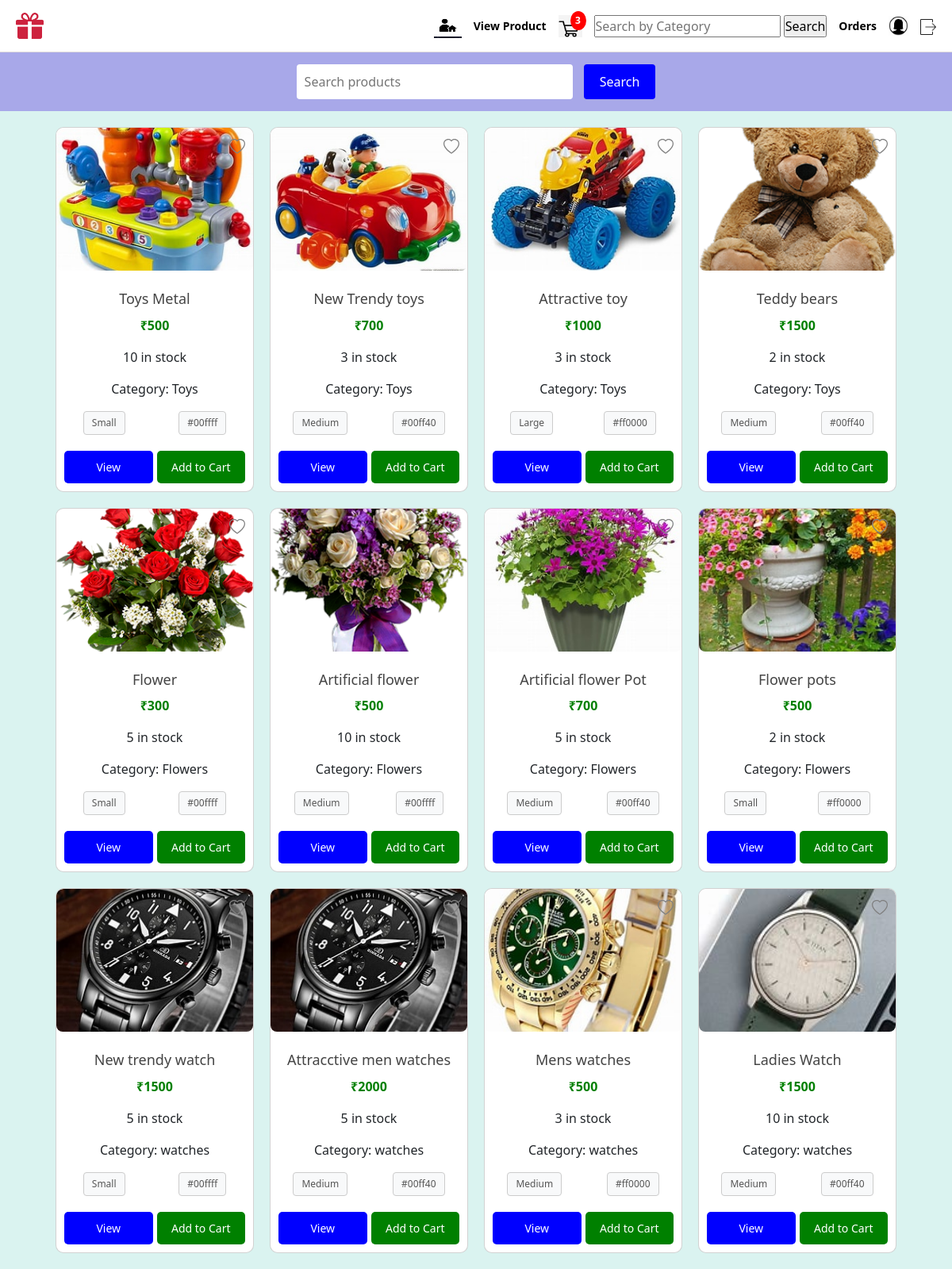
Before: /userviewproduct (signed in) with the older database file.
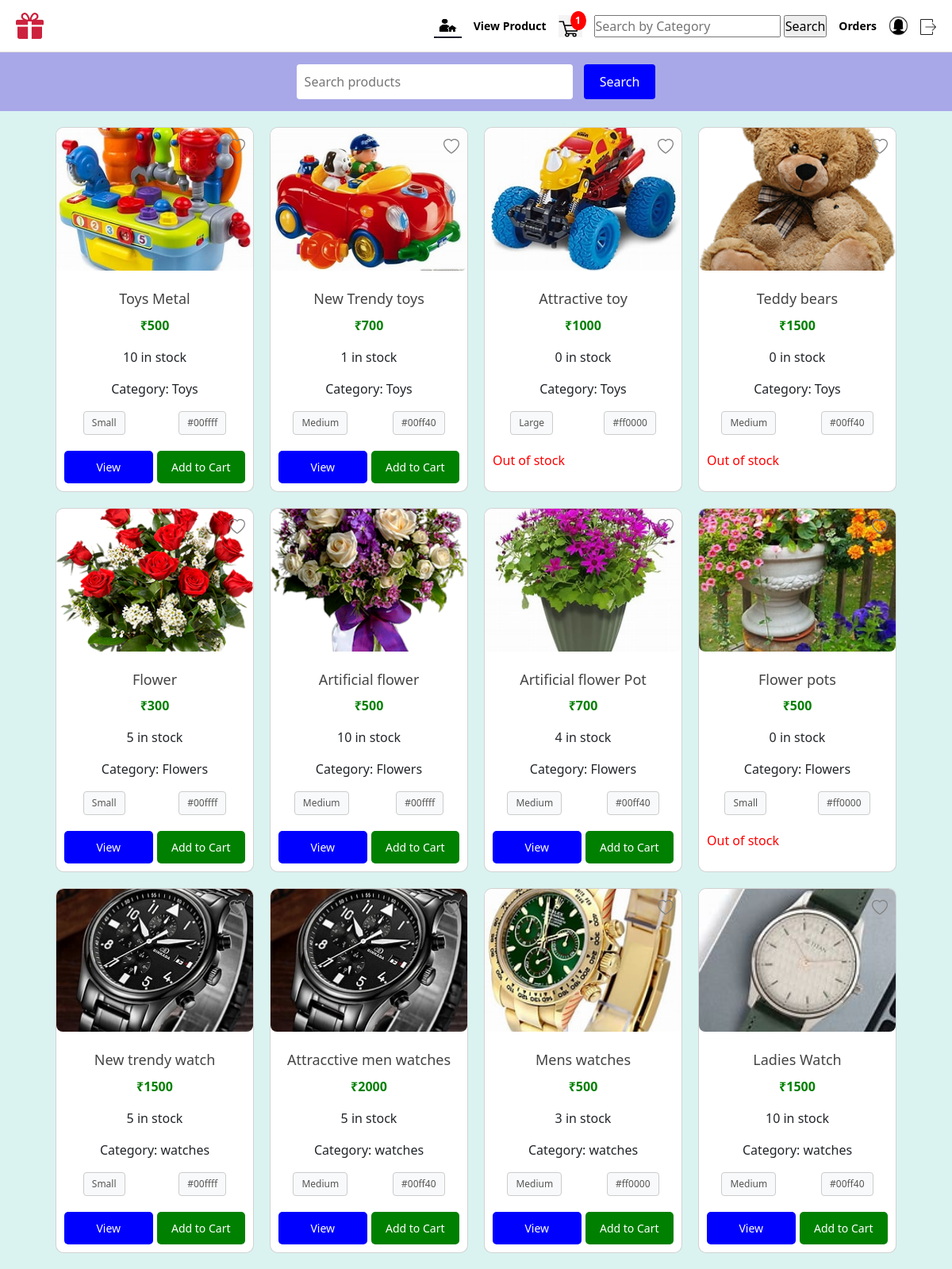
After: the same page with the newer database file.
### app/models.py (models this page shows, shortened)
class Product(models.Model):
    product_id=models.ForeignKey(Company,on_delete=models.CASCADE)
    name=models.CharField(max_length=100)
    image=models.FileField(upload_to='media')
    description=models.CharField(max_length=100)
    price=models.IntegerField()
    category=models.CharField(null=True,blank=True,max_length=100)
    product_quantity=models.IntegerField(null=True,blank=True)
    color = models.ManyToManyField(Color)
    size = models.ManyToManyField(Size)

class Size(models.Model):
    name=models.CharField(max_length=100)

class Color(models.Model):
    name=models.CharField(max_length=100)

### app/views.py (the view)
# urls.py: path('userviewproduct',views.Userproductview,name='userviewproduct'),
def Userproductview(request):
    id=CustomUser.objects.get(id=request.user.id)
    user = User.objects.get( user_id=id)
    data=Product.objects.all()
    data2=Cart.objects.filter(user_id=user).count
    wishlist=Whishlist.objects.filter(user_id=user).values_list('product_id',flat=True)
    return render(request,'userproductview.html',{'data':data,'wishlist':wishlist,'cartnumber':data2})

### templates/userproductview.html (shortened to what this page needs)
{% extends 'userhome.html' %}
{% block content %}
{% load static %}
<link href="https://cdn.jsdelivr.net/npm/bootstrap@5.3.3/dist/css/bootstrap.min.css" rel="stylesheet">
<div class="search-container2">
    <form action="search" method="post">
        <input type="search" name="search" placeholder="Search products">
        <input type="submit" value="Search">
    </form>
</div>
<div class="container2">
    {% for i in data %}
    <div class="card">
        <div class="wishlist-icon">
            {% if i.id in wishlist %}
            <a href="{% url 'addtowhishlist' id=i.id %}">
                <svg xmlns="http://www.w3.org/2000/svg" width="16" height="16" fill="red" class="bi bi-heart-fill" viewBox="0 0 16 16">
                    <path fill-rule="evenodd" d="M8 1.314C12.438-3.248 23.534 4.735 8 15-7.534 4.736 3.562-3.248 8 1.314"/>
                </svg>
            </a>
            {% else %}
            <a href="{% url 'addtowhishlist' id=i.id %}">
            </a>
            {% endif %}
        </div>
        <img src="{{ i.image.url }}" alt="{{ i.name }}">
        <h2>{{ i.name }}</h2>
        <p class="price">₹{{ i.price }} </p>
        <p>{{ i.product_quantity }} in stock</p>
        <p>Category: {{ i.category }}</p>
        <div class="sizemain">
            <div class="sizes">
                {% for size in i.size.all %}
                   <span class="size">{{size.name}}</span>
                {% empty %}
                   <span class="No size available"></span>
                {% endfor %}
            </div>
            <div class="colors">
                {% for color in i.color.all %}
                   <span class="color">{{color.name}}</span>
                {% empty %}
                   <span class="No size available"></span>
                {% endfor %}
            </div>
        </div>
        <div class="buttons">
            {% if i.product_quantity > 0 %}
            <a href="{% url 'viewproductdetails' id=i.id %}" class="btn-view">View</a>
            <a href="{% url 'addtocart' id=i.id %}" class="btn-cart">Add to Cart</a>
            {% else %}
            <p style="color: red;">Out of stock</p>
            {% endif %}
        </div>
    </div>
    {% endfor %}
</div>
{% endblock %}

### templates/userhome.html (shortened to what this page needs)
<!DOCTYPE html>
{% load static %}
<html lang="en">
<head>
</head>
<body>
    <div class="nav-container">
        <img src="{% static 'images/favicon.png' %}" alt="Logo" class="profile-pic">
        <nav>
            <a href="{% url 'userhome' %}"><img src="{% static 'img/userhome.jpg' %}" alt="" height="30px" width="35px"></a>
            <a href="{% url 'userviewproduct' %}">View Product</a>
            <a href="{% url 'viewcart' %}" class="view-cart" style="position: relative;">
                <img src="{% static 'img/cart.jpg' %}" alt="" height="28px" width="30px">
                <span class="cart-badge">{{ cartnumber }}</span>
            </a>
            <div class="search-container">
                <form action="search2" method="post">
                    <input type="search" name="search" placeholder="Search by Category">
                    <input type="submit" value="Search">
                </form>
            </div>
            <a href="{% url 'vieworder' %}">Orders</a>
            <a href="{% url 'profileview' %}"><img src="{% static 'img/profileview.jpg' %}" alt="" height="25px" width="25px"></a>
            <a href="{% url 'logout' %}"><img src="{% static 'img/logout.png' %}" alt="" height="20px" width="20px"></a>
        </nav>
    </div>
    {% block content %}{% endblock %}
</body>
</html>

### templates/userhome.html (style rules this page uses)
* { margin: 0; padding: 0; box-sizing: border-box; }
body { background-color: rgb(226, 222, 222); }
.nav-container { width: 100%; background-color: white; padding: 15px 20px; display: flex; align-items: center; justify-content: space-between; flex-wrap: wrap; border-bottom: 1px solid rgb(223, 219, 219); }
.nav-container nav { display: flex; align-items: center; gap: 15px; }
.nav-container nav a { color: black; text-decoration: none; font-weight: bold; font-size: 14px; }
.profile-pic { width: 35px; height: 35px; }
.cart-badge { position: absolute; top: -5px; right: -5px; background-color: red; color: white; font-size: 12px; font-weight: bold; border-radius: 50%; padding: 3px 6px; text-align: center; min-width: 20px; min-height: 20px; }

### templates/userproductview.html (style rules this page uses)
body { padding: 0; margin: 0; background-color: rgb(218, 243, 240); }
.search-container2 { width: 100%; padding: 15px 20px; text-align: center; background-color: rgb(168, 168, 233); }
.search-container2 form input[type="search"] { width: 30%; padding: 10px; font-size: 16px; border: none; border-radius: 4px; margin-right: 10px; }
.search-container2 form input[type="submit"] { padding: 10px 20px; background-color: blue; color: white; border: none; border-radius: 4px; font-size: 16px; cursor: pointer; }
.container2 { display: flex; flex-wrap: wrap; justify-content: center; gap: 20px; padding: 20px; }
.card { background-color: white; border-radius: 10px; width: 250px; overflow: hidden; text-align: center; }
.card img { width: 100%; height: 180px; border-radius: 8px; margin-bottom: 15px; object-fit: cover; }
.card h2 { font-size: 18px; margin: 10px 0; color: rgb(68, 68, 68); }
.price { font-size: 16px; color: green; font-weight: bold; }
.sizes { display: flex; gap: 5px; margin-bottom: 10px; }
.size { padding: 5px 10px; background-color: #f8f9fa; border: 1px solid #ccc; border-radius: 4px; font-size: 12px; color: #555; text-align: center; }
.colors { display: flex; gap: 5px; margin-bottom: 10px; }
.color { padding: 5px 10px; background-color: #f8f9fa; border: 1px solid #ccc; border-radius: 4px; font-size: 12px; color: #555; text-align: center; }
.sizemain { display: flex; justify-content: space-around; }
.wishlist-icon { position: absolute; top: 10px; right: 10px; }
.wishlist-icon svg { width: 20px; height: 20px; }
.buttons { display: flex; justify-content: space-between; padding: 10px; }
.btn-view, .btn-cart { text-decoration: none; padding: 10px; border-radius: 5px; font-size: 14px; flex: 1; text-align: center; color: white; }
.btn-view { background-color: blue; margin-right: 5px; }
.btn-cart { background-color: green; }

Changed rows visible on the page:
changed Product "New Trendy toys": product_quantity "3" → "1"
changed Product "Attractive toy": product_quantity "3" → "0"; product_quantity "View Add to Cart" → "Out of stock"
changed Product "Teddy bears": product_quantity "2" → "0"; product_quantity "View Add to Cart" → "Out of stock"
changed Product "Artificial flower Pot": product_quantity "5" → "4"
changed Product "Flower pots": product_quantity "2" → "0"; product_quantity "View Add to Cart" → "Out of stock"
Other visible differences:
{{ cartnumber }}: "3" → "1"
